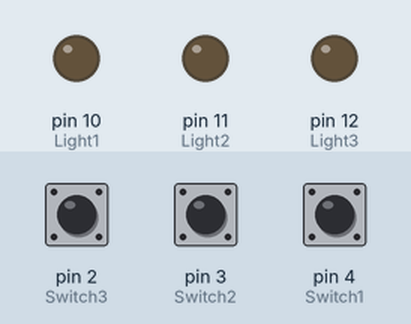
This sketch was run on a simulated Arduino Uno, built with avr-gcc and run on an emulated ATmega328P. On the bench: output pins drawn as LEDs (lit = HIGH). Inputs (shaded band) come from the test bench; at power-on: pin 2 (Switch3) LOW, pin 3 (Switch2) LOW, pin 4 (Switch1) LOW.

Above: at 1.2 s.
1.3 s: pin 2 (Switch3) pulled HIGH for 0.15 s
At 1.37 s:
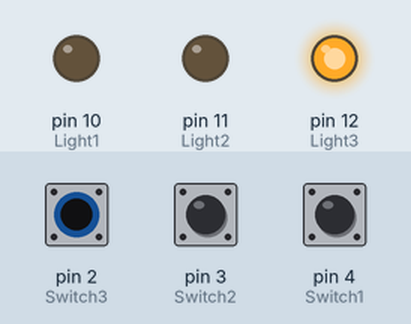
2.9 s: pin 3 (Switch2) pulled HIGH for 0.15 s
At 2.97 s:
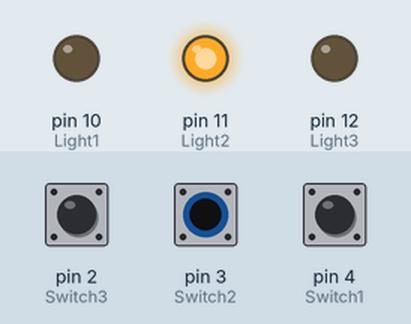
4.5 s: pin 4 (Switch1) pulled HIGH for 0.15 s
At 4.57 s:
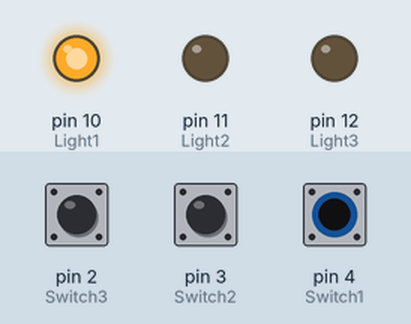
6.1 s: pin 4 (Switch1) pulled HIGH for 3.2 s
At 9.7 s:
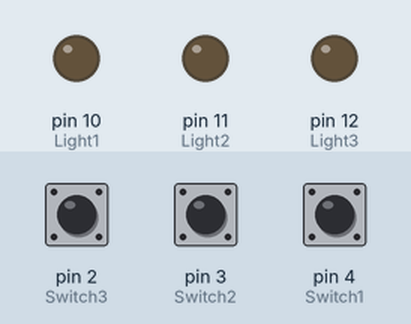
10.8 s: pin 2 (Switch3) pulled HIGH for 3.2 s
At 12.1 s:
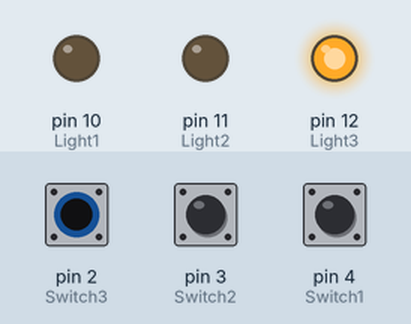
15.5 s: pin 2 (Switch3) driven HIGH and pin 3 (Switch2) driven HIGH
At 16.9 s:
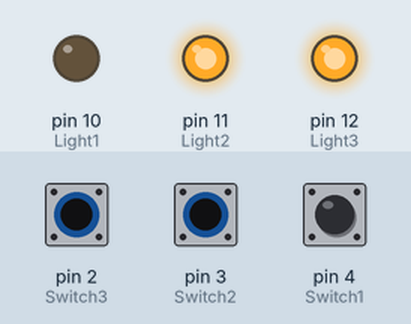
Timing chart, 0 to 18.0 s (numbered marks = the images above; inputs shaded):
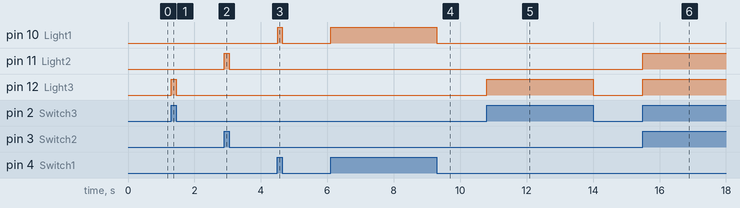

The sketch:

Day.4.ino
```cpp
//varables
  int Switch1 = 4;
  int Switch2 = 3;
  int Switch3 = 2;
  int Light1 = 10;
  int Light2 = 11;
  int Light3 = 12;


void setup() {
  pinMode(Switch1, INPUT);
  pinMode(Switch2, INPUT);
  pinMode(Switch3, INPUT);

  pinMode(Light1, OUTPUT);
  pinMode(Light2, OUTPUT);
  pinMode(Light3, OUTPUT);

}

void loop() {
// Light 1
  if(digitalRead(Switch1) == 1){
    digitalWrite(Light1, HIGH); // Light 1 ON
  }
  else {
    digitalWrite(Light1, LOW); // Light 1 OFF
  }

// Light 2
  if(digitalRead(Switch2) == 1){
    digitalWrite(Light2, HIGH); // Light 2 ON
  }
  else {
    digitalWrite(Light2, LOW); // Light 2 OFF
  }

// Light 3
  if(digitalRead(Switch3) == 1){
    digitalWrite(Light3, HIGH); // Light 3 ON
  }
  else {
    digitalWrite(Light3, LOW); // Light 3 OFF
  }

}
```

Measured:
- after the input at 1.3 s, pin 12 (Light3): LOW → HIGH at once, → LOW 0.15 s later
- after the input at 2.9 s, pin 11 (Light2): LOW → HIGH at once, → LOW 0.15 s later
- after the input at 4.5 s, pin 10 (Light1): LOW → HIGH at once, → LOW 0.15 s later
- after the input at 6.1 s, pin 10 (Light1): LOW → HIGH at once, → LOW 3.2 s later
- after the input at 10.8 s, pin 12 (Light3): LOW → HIGH at once, → LOW 3.2 s later
- after the input at 15.5 s, pin 11 (Light2), pin 12 (Light3): LOW → HIGH at once
